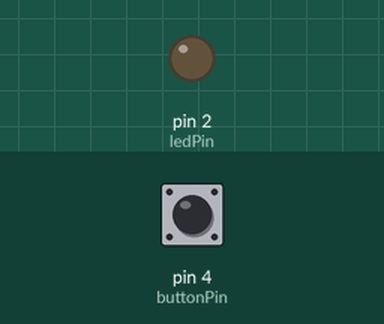
A sketch run on a simulated Arduino Uno, built with avr-gcc and run on an emulated ATmega328P. Shown: output pins drawn as LEDs (lit = HIGH). The test bench sets the inputs (shaded band); at power-on: pin 4 (buttonPin) HIGH.

Above: at 1.2 s.
1.3 s: pin 4 (buttonPin) pulled LOW for 0.15 s
At 2.5 s:
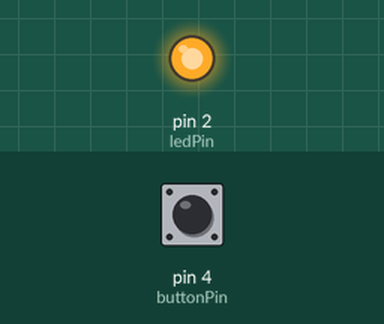
2.9 s: pin 4 (buttonPin) pulled LOW for 1 s
At 3.8 s:
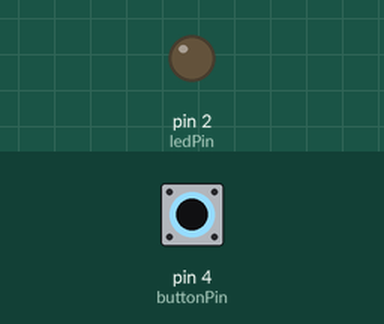
5.4 s: pin 4 (buttonPin) pulled LOW for 3.2 s
At 5.7 s:
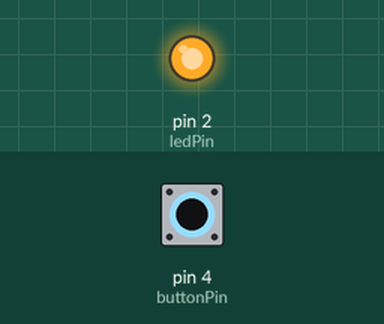
Timing chart, 0 to 8.4 s (numbered marks = the images above; inputs shaded):
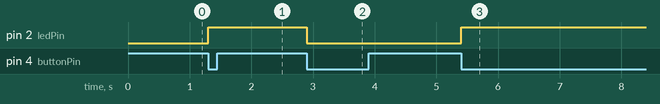

The sketch:

blink_led.ino
```cpp
const int ledPin = 2;      // D2
const int buttonPin = 4;   // D4

bool ledState = false;
bool lastButtonState = HIGH;

void setup() {
  pinMode(ledPin, OUTPUT);
  pinMode(buttonPin, INPUT_PULLUP);
}

void loop() {
  bool currentButtonState = digitalRead(buttonPin);

  // Detect button press
  if (lastButtonState == HIGH && currentButtonState == LOW) {
    ledState = !ledState;           // Toggle LED state
    digitalWrite(ledPin, ledState);
    delay(200);                     // Debounce
  }

  lastButtonState = currentButtonState;
}
```

Measured:
- after the input at 1.3 s, pin 2 (ledPin): LOW → HIGH at once
- after the input at 2.9 s, pin 2 (ledPin): HIGH → LOW at once
- after the input at 5.4 s, pin 2 (ledPin): LOW → HIGH at once
